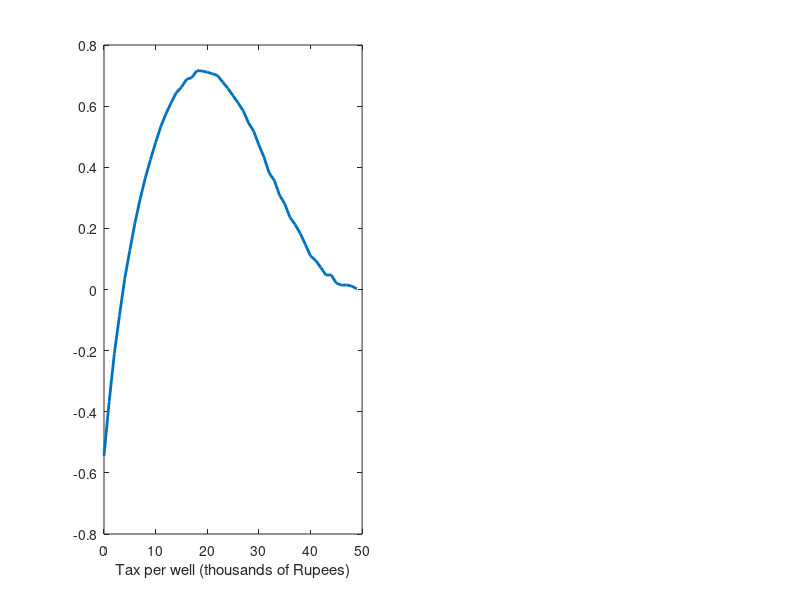

The MATLAB script that drew this image: (Note: this script raises an error after producing the figure.)

%% Counterfactuals 

close all
clear all
cd("C:\Users\jbueren\Google Drive\overdrilling\fortran\Unobs_heterogeneity_ME\Results")

fileID = fopen('counterfactuals.txt','r');
counterfactuals = fscanf(fileID,'%f')
fclose(fileID);

columns=5
lines=size(counterfactuals,1)/columns
counterfactuals=reshape(counterfactuals,columns,lines);
counterfactuals=counterfactuals';
FS=11

subplot(1,2,1)
plot(counterfactuals(1:50,1),counterfactuals(1:50,4),'linewidth',2)
xlabel('Tax per well (thousands of Rupees)')
xline(find(counterfactuals(1:50,4)== max(counterfactuals(1:50,4))),'linewidth',2)
yticks([-0.6:0.2:1])
title('Social Welfare per Acre of Land')
set(gca,'FontName','Times New Roman','Fontsize',FS);
set(gcf,'color','w')
subplot(1,2,2)
plot(counterfactuals(1:50,1),counterfactuals(1:50,3)./counterfactuals(1,3),'linewidth',2)
xlabel('Tax per well (thousands of Rupees)')
xline(find(counterfactuals(1:50,4)== max(counterfactuals(1:50,4))),'linewidth',2)
yticks([0:0.2:1])
title('Wells Relative to Benchmark')
set(gca,'FontName','Times New Roman','Fontsize',FS);
set(gcf,'color','w')
set(gcf,'Position',[100 100 750 250])
print('counterfactual','-dpdf')
print('counterfactual','-deps')

%% Transitional Dynamics

close all
clear all
cd("C:\Users\jbueren\Google Drive\overdrilling\fortran\Unobs_heterogeneity_ME\Results")

fileID = fopen('transitional_dynamics.txt','r');
dynamics = fscanf(fileID,'%f')
fclose(fileID);

columns=5
lines=size(dynamics,1)/columns
dynamics=reshape(dynamics,columns,lines);
dynamics=dynamics';
FS=11

subplot(1,2,1)
plot([-5:1:30],dynamics(16:51,4),'linewidth',2)
xticks([-5:5:30])
xlabel('Time (Years)')
yticks([-0.8:0.4:1])
ylim([-0.8 1])
title('Social Welfare per Acre of Land')
set(gca,'FontName','Times New Roman','Fontsize',FS);
set(gcf,'color','w')
subplot(1,2,2)
plot([-5:1:30],dynamics(16:51,3)./dynamics(16,3),'linewidth',2)
xticks([-5:5:30])
xlabel('Time (Years)')
yticks([0:0.2:1.15])
xticks([-5:5:30])
xlim([-10 35])
ylim([0.35 1.05])
title('Wells Relative to Benchmark')
set(gca,'FontName','Times New Roman','Fontsize',FS);
set(gcf,'color','w')
set(gcf,'Position',[100 100 750 250])
print('dynamics','-dpdf')
print('dynamics','-deps')